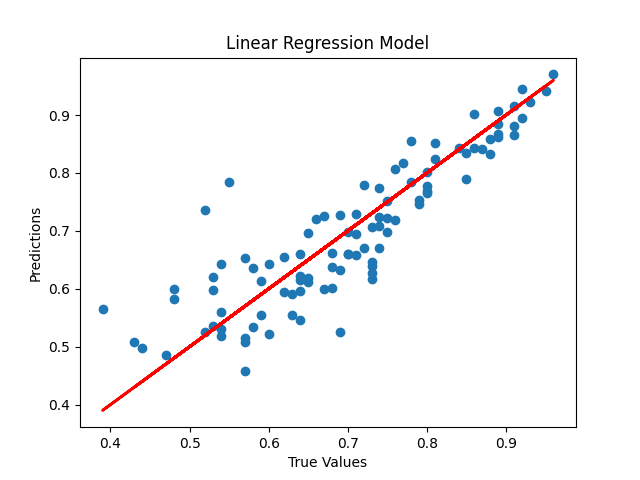

Write Python code to recreate this figure.
import pandas as pd
import numpy as np
import pathlib as pl
import seaborn as sns
import os
import matplotlib.pyplot as plt
from sklearn.model_selection import train_test_split
from sklearn.linear_model import LinearRegression
from sklearn.metrics import mean_absolute_error,mean_squared_error,explained_variance_score,r2_score

script_dir = pl.Path(__file__).parent.absolute()
os.chdir(script_dir)

df = pd.read_csv('admissions-predict.csv')

df = df.drop(['Serial No.'], axis=1)
df.columns= df.columns.str.strip().str.replace(" ","_")

df.isnull().sum()
df.head()
df.describe()
df.info()

print("Correlation Matrix", df.corr())

X = df.drop(['Chance_of_Admit'], axis=1)
Y = df['Chance_of_Admit']

X_train, X_test, Y_train, Y_test = train_test_split(X, Y, test_size=0.2, random_state=0)

model = LinearRegression()
model.fit(X_train, Y_train)
predictions = model.predict(X_test)

print("-----------------------\nLinear Regression Model\n-----------------------")
print("Coefficients:\n\t|", "\n\t|".join([f"{X.columns[i].strip():17}:\t{model.coef_[i]:.8f}" for i in range(len(X.columns))]))
print(pd.DataFrame({'Actual': predictions, 'Predicted': Y_test, 'Error': abs(predictions - Y_test)}))
print("Mean Absolute Error: ", mean_absolute_error(Y_test, predictions))
print("Mean Squared Error: ", mean_squared_error(Y_test, predictions))
print("Root Mean Squared Error: ", np.sqrt(mean_squared_error(Y_test, predictions)))
print("Linear Score: ", model.score(X_test, Y_test))
print("R Score: ", r2_score(Y_test, predictions))
print("Explained Variance Score: ", explained_variance_score(Y_test, predictions))

plt.scatter(Y_test, predictions)
plt.xlabel('True Values')
plt.ylabel('Predictions')
plt.plot(Y_test, Y_test, color='red', linewidth=2)
plt.title('Linear Regression Model')
plt.savefig('a.png')
